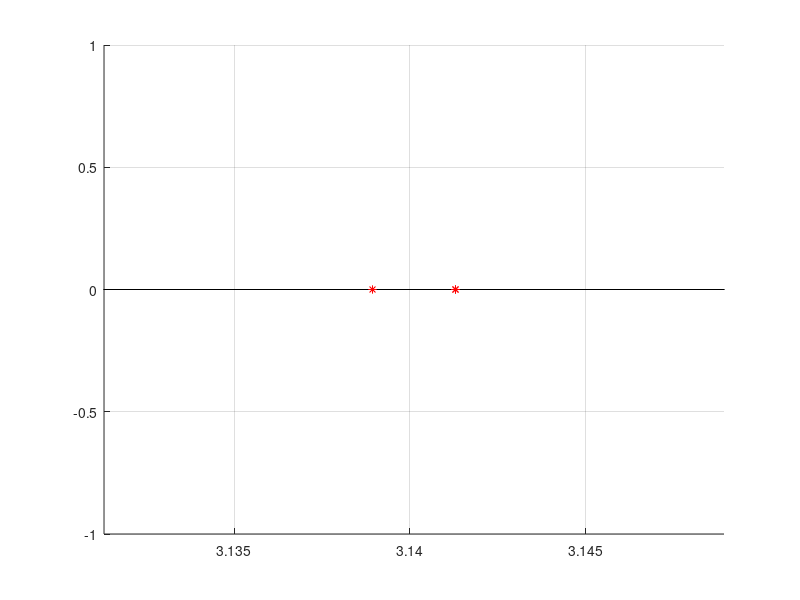

Write the MATLAB code that produced this figure.
n = 2;
k = [0 : n];
xk = pi * cosd(pi * (2*k-1)/(2*n))
hold on, grid on
xlim([xk(1) - 0.01, xk(3) + 0.01])
line([xk(1) - 0.02, xk(3) + 0.02], [0, 0], 'color', 'k')
plot(xk, 0, 'r*')
